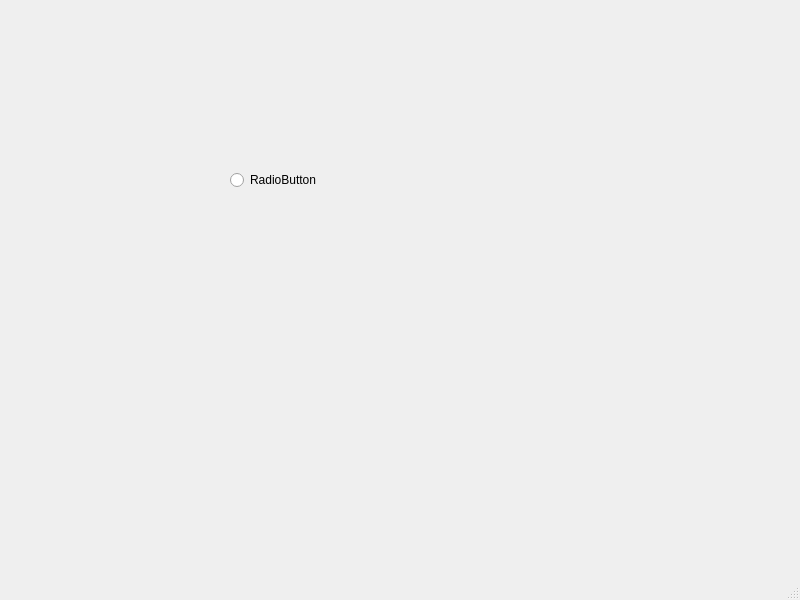
<?xml version="1.0" encoding="UTF-8"?>
<ui version="4.0">
 <class>MainWindow</class>
 <widget class="QMainWindow" name="MainWindow">
  <property name="geometry">
   <rect>
    <x>0</x>
    <y>0</y>
    <width>800</width>
    <height>600</height>
   </rect>
  </property>
  <property name="windowTitle">
   <string>MainWindow</string>
  </property>
  <widget class="QWidget" name="centralwidget">
   <widget class="QRadioButton" name="radioButton">
    <property name="geometry">
     <rect>
      <x>230</x>
      <y>170</y>
      <width>89</width>
      <height>20</height>
     </rect>
    </property>
    <property name="text">
     <string>RadioButton</string>
    </property>
   </widget>
  </widget>
  <widget class="QMenuBar" name="menubar">
   <property name="geometry">
    <rect>
     <x>0</x>
     <y>0</y>
     <width>800</width>
     <height>22</height>
    </rect>
   </property>
  </widget>
  <widget class="QStatusBar" name="statusbar"/>
 </widget>
 <resources/>
 <connections/>
</ui>
